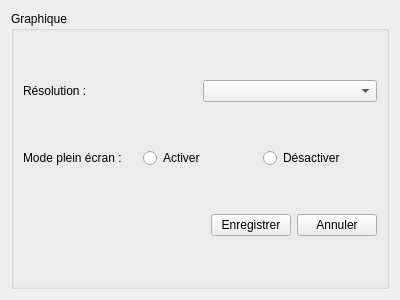
<?xml version="1.0" encoding="UTF-8"?>
<ui version="4.0">
 <class>GraphicsOption</class>
 <widget class="QWidget" name="GraphicsOption">
  <property name="geometry">
   <rect>
    <x>0</x>
    <y>0</y>
    <width>400</width>
    <height>300</height>
   </rect>
  </property>
  <property name="windowTitle">
   <string>Form</string>
  </property>
  <layout class="QVBoxLayout" name="verticalLayout">
   <item>
    <widget class="QGroupBox" name="groupBox">
     <property name="title">
      <string>Graphique</string>
     </property>
     <layout class="QVBoxLayout" name="verticalLayout_2">
      <item>
       <layout class="QHBoxLayout" name="horizontalLayout_2">
        <item>
         <widget class="QLabel" name="label">
          <property name="text">
           <string>Résolution : </string>
          </property>
         </widget>
        </item>
        <item>
         <widget class="QComboBox" name="comboBoxResolution"/>
        </item>
       </layout>
      </item>
      <item>
       <layout class="QHBoxLayout" name="horizontalLayout">
        <item>
         <widget class="QLabel" name="label_2">
          <property name="text">
           <string>Mode plein écran : </string>
          </property>
         </widget>
        </item>
        <item>
         <widget class="QRadioButton" name="radioButtonFullScreen1">
          <property name="text">
           <string>Activer</string>
          </property>
         </widget>
        </item>
        <item>
         <widget class="QRadioButton" name="radioButtonFullScreen2">
          <property name="text">
           <string>Désactiver</string>
          </property>
         </widget>
        </item>
       </layout>
      </item>
      <item>
       <layout class="QHBoxLayout" name="horizontalLayout_3">
        <item>
         <spacer name="horizontalSpacer">
          <property name="orientation">
           <enum>Qt::Horizontal</enum>
          </property>
          <property name="sizeHint" stdset="0">
           <size>
            <width>40</width>
            <height>20</height>
           </size>
          </property>
         </spacer>
        </item>
        <item>
         <widget class="QPushButton" name="buttonAccept">
          <property name="text">
           <string>Enregistrer</string>
          </property>
         </widget>
        </item>
        <item>
         <widget class="QPushButton" name="buttonCancel">
          <property name="text">
           <string>Annuler</string>
          </property>
         </widget>
        </item>
       </layout>
      </item>
     </layout>
    </widget>
   </item>
  </layout>
 </widget>
 <resources/>
 <connections/>
</ui>
